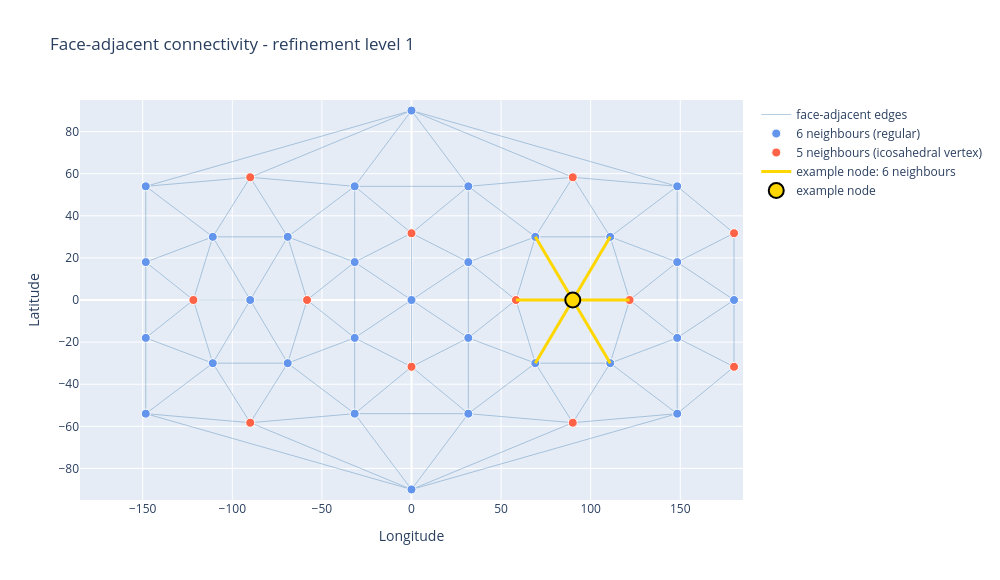

This figure's notebook cell:
### Markdown cell above
### 3. Face-adjacent mesh edges (M2M)

Every mesh node connects to exactly **5 or 6** face-adjacent neighbours:

- **6 neighbours** - all nodes except the 12 original icosahedron vertices.
- **5 neighbours** - the 12 vertices inherited from the base icosahedron (one per "pentagonal" patch).

Connectivity is determined entirely by the triangulation faces - no pattern kwarg needed.
The interactive plot below colours nodes by their degree and highlights one node and its neighbours.

### Code cell
vertices, faces = generate_icosahedral_mesh(
    refinement_level=1
)  # level 1 is easiest to inspect
lat_lon = cartesian_to_lat_lon(vertices)
lat, lon = lat_lon[:, 0], lat_lon[:, 1]

# Collect unique edges and compute degree
edges = set()
for f in faces:
    for i, j in [(0, 1), (1, 2), (2, 0)]:
        edges.add((min(f[i], f[j]), max(f[i], f[j])))

degree = np.zeros(len(vertices), dtype=int)
for e in edges:
    degree[e[0]] += 1
    degree[e[1]] += 1

print(f"Nodes with 5 neighbours (icosahedral vertices): {(degree == 5).sum()}")
print(f"Nodes with 6 neighbours (regular nodes)       : {(degree == 6).sum()}")

# Build edge traces, masking antimeridian-crossing edges
edge_lons, edge_lats = [], []
for e in edges:
    if abs(lon[e[0]] - lon[e[1]]) < 180:
        edge_lons += [lon[e[0]], lon[e[1]], None]
        edge_lats += [lat[e[0]], lat[e[1]], None]

# Pick an equatorial degree-6 node to highlight
highlight = next(i for i in range(len(vertices)) if degree[i] == 6 and abs(lat[i]) < 20)
neighbours = [e[1] if e[0] == highlight else e[0] for e in edges if highlight in e]

hl_lons, hl_lats = [], []
for n in neighbours:
    if abs(lon[n] - lon[highlight]) < 180:
        hl_lons += [lon[highlight], lon[n], None]
        hl_lats += [lat[highlight], lat[n], None]

fig = go.Figure()
fig.add_trace(
    go.Scatter(
        x=edge_lons,
        y=edge_lats,
        mode="lines",
        line=dict(color="steelblue", width=1),
        opacity=0.4,
        name="face-adjacent edges",
        hoverinfo="skip",
    )
)
fig.add_trace(
    go.Scatter(
        x=lon[degree == 6],
        y=lat[degree == 6],
        mode="markers",
        marker=dict(size=9, color="cornflowerblue", line=dict(color="white", width=1)),
        name="6 neighbours (regular)",
    )
)
fig.add_trace(
    go.Scatter(
        x=lon[degree == 5],
        y=lat[degree == 5],
        mode="markers",
        marker=dict(size=9, color="tomato", line=dict(color="white", width=1)),
        name="5 neighbours (icosahedral vertex)",
    )
)
fig.add_trace(
    go.Scatter(
        x=hl_lons,
        y=hl_lats,
        mode="lines",
        line=dict(color="gold", width=3),
        name=f"example node: {degree[highlight]} neighbours",
        hoverinfo="skip",
    )
)
fig.add_trace(
    go.Scatter(
        x=[lon[highlight]],
        y=[lat[highlight]],
        mode="markers",
        marker=dict(size=15, color="gold", line=dict(color="black", width=2)),
        name="example node",
    )
)
fig.update_layout(
    title="Face-adjacent connectivity - refinement level 1",
    xaxis_title="Longitude",
    yaxis_title="Latitude",
    xaxis=dict(range=[-185, 185]),
    yaxis=dict(range=[-95, 95]),
    width=1000,
    height=580,
)
fig.show()

### Figure 1 — Plotly figure (JSON) as saved in the notebook; plotly's stock layout.template omitted (floating-point values rounded to 4 significant figures; data arrays with more than 128 entries replaced by an {"elided": "..."} marker saying what was removed)
{"data": [{"hoverinfo": "skip", "line": {"color": "steelblue", "width": 1}, "mode": "lines", "name": "face-adjacent edges", "opacity": 0.4, "type": "scatter", "x": {"elided": "336 float values"}, "y": {"elided": "336 float values"}}, {"marker": {"color": "cornflowerblue", "line": {"color": "white", "width": 1}, "size": 9}, "mode": "markers", "name": "6 neighbours (regular)", "type": "scatter", "x": [90.0, -90.0, -110.9, -69.09, 110.9, 69.09, 0.0, -110.9, -69.09, 110.9, 69.09, 0.0, 31.72, -31.72, -31.72, 31.72, 31.72, -31.72, -31.72, 31.72, 0.0, 148.3, -148.3, -148.3, 148.3, 148.3, -148.3, -148.3, 148.3, 180.0], "y": [0.0, 0.0, 30.0, 30.0, 30.0, 30.0, 90.0, -30.0, -30.0, -30.0, -30.0, -90.0, -18.0, -18.0, -54.0, -54.0, 18.0, 18.0, 54.0, 54.0, 0.0, -18.0, -18.0, -54.0, -54.0, 18.0, 18.0, 54.0, 54.0, 0.0]}, {"marker": {"color": "tomato", "line": {"color": "white", "width": 1}, "size": 9}, "mode": "markers", "name": "5 neighbours (icosahedral vertex)", "type": "scatter", "x": [121.7, 58.28, -121.7, -58.28, -90.0, 90.0, -90.0, 90.0, 0.0, 0.0, 180.0, 180.0], "y": [0.0, 0.0, 0.0, 0.0, 58.28, 58.28, -58.28, -58.28, -31.72, 31.72, -31.72, 31.72]}, {"hoverinfo": "skip", "line": {"color": "gold", "width": 3}, "mode": "lines", "name": "example node: 6 neighbours", "type": "scatter", "x": [90, 69.09, null, 90, 58.28, null, 90, 69.09, null, 90, 110.9, null, 90, 110.9, null, 90, 121.7, null], "y": [0, -30.0, null, 0, 0, null, 0, 30.0, null, 0, -30.0, null, 0, 30.0, null, 0, 0, null]}, {"marker": {"color": "gold", "line": {"color": "black", "width": 2}, "size": 15}, "mode": "markers", "name": "example node", "type": "scatter", "x": [90], "y": [0]}], "layout": {"height": 580, "title": {"text": "Face-adjacent connectivity - refinement level 1"}, "width": 1000, "xaxis": {"range": [-185, 185], "title": {"text": "Longitude"}}, "yaxis": {"range": [-95, 95], "title": {"text": "Latitude"}}}}
